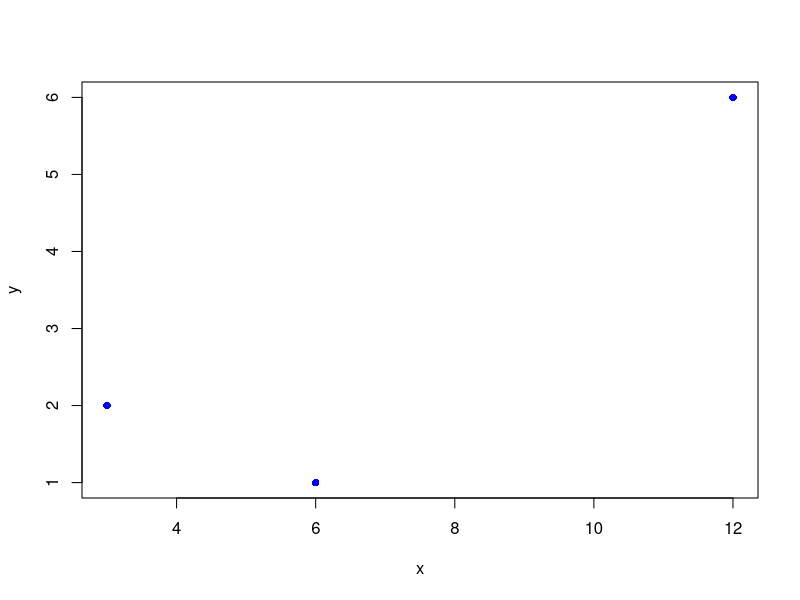
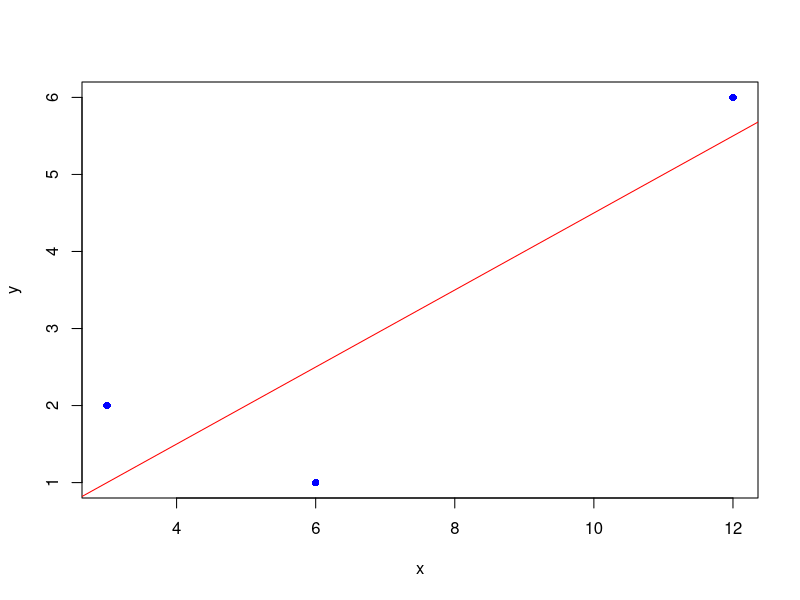
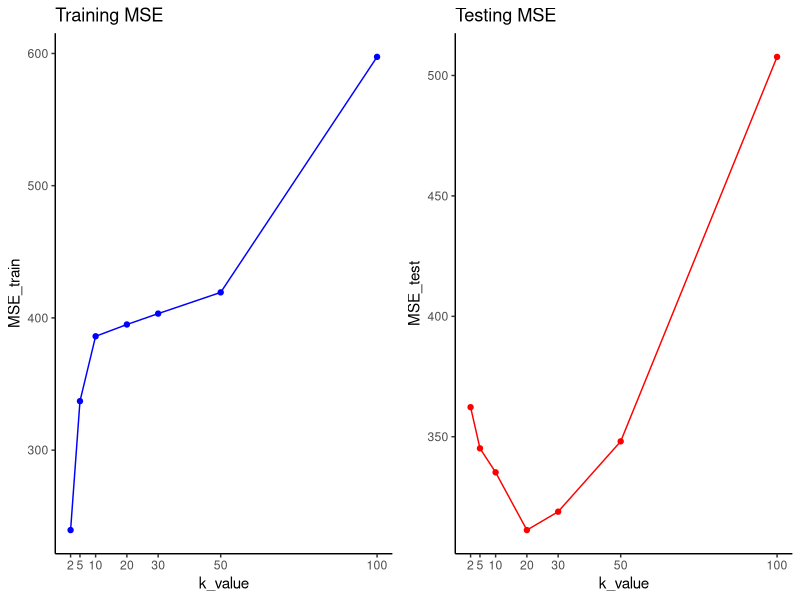
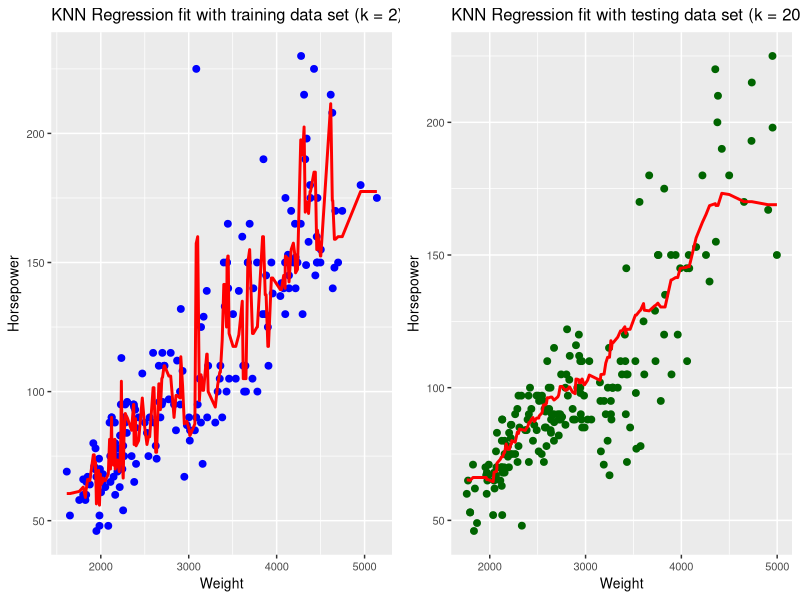
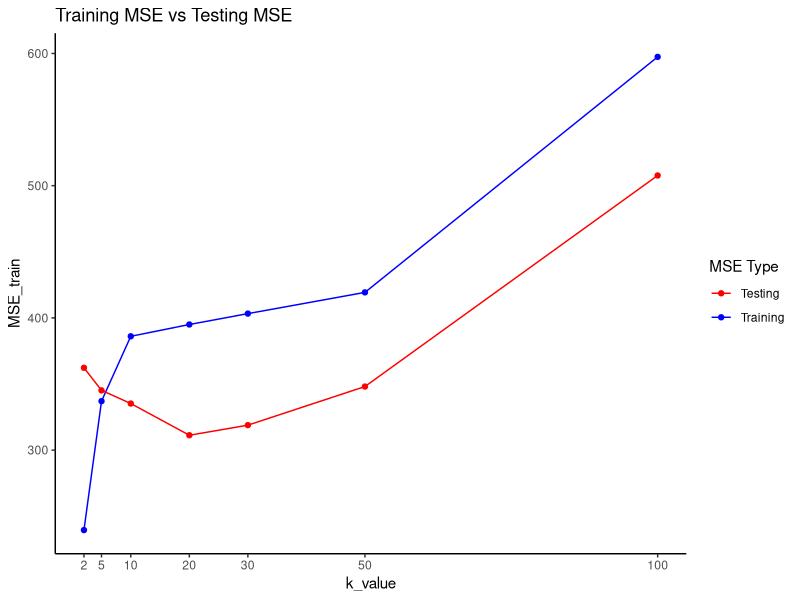

These charts were generated, in order, by the following R code:
## ---- chunk 1
#A given dataset
x <- c(3, 6, 12)
y <- c(2, 1, 6)
#Plot the dataset
plot(x, y, pch=16, col = "blue")
## ---- chunk 2
data_exam <- data.frame(x, y)
plot(data_exam$x, data_exam$y, pch=16, col = "blue", xlab = "x", ylab = "y")
abline(lm(y ~ x, data = data_exam), col = "red")
## ---- chunk 3
MSE_table <- data.frame(
  Model = c("f0(x)", "f1(x)"),
  MSE_train = c(4.667, 1.167),
  MSE_test = c(1, 2.25)
)
MSE_table
## ---- chunk 4
#Load libraby
library(tidyverse)
library(ggplot2)
library(gridExtra)
## ---- chunk 5
# Input data sources
auto_test <- read.csv("AutoTest.csv")
auto_train <- read.csv("AutoTrain.csv")
head(auto_train, 5)
head(auto_test, 5)
## ---- chunk 6
#Training predictor values
x_train <- auto_train$weight
#Training response values
y_train <- auto_train$horsepower
#Testing predictor values
x_test <- auto_test$weight
#Testing response values
y_test <- auto_test$horsepower
#Value of k
k_values <- c(2, 5, 10, 20, 30, 50, 100)
## ---- chunk 7
kNN <- function(k,x.train,y.train,x.pred) {
  n.pred <- length(x.pred);		y.pred <- numeric(n.pred)
  for (i in 1:n.pred){
    d <- abs(x.train - x.pred[i])
    dstar = d[order(d)[k]]
    y.pred[i] <- mean(y.train[d <= dstar])		
  }
  # Return the vector of predictions
  invisible(y.pred)
}
## ---- chunk 8
mse_tr <- c()
for (k in k_values) {
  y_pred_tr = kNN(k, x_train, y_train, x_train)
  regr_mse_tr = mean((y_pred_tr - y_train)^2)
  mse_tr <- c(mse_tr, regr_mse_tr)
  cmd <- sprintf("with k = %s, the Training MSE is %f ", k, regr_mse_tr)
  print(cmd)
}
## ---- chunk 9
mse_te <- c()
for (k in k_values) {
  y_pred_te = kNN(k, x_train, y_train, x_test)
  regr_mse_te = mean((y_pred_te - y_test)^2)
  mse_te <- c(mse_te, regr_mse_te)
  cmd <- sprintf("with k = %s, the Testing MSE is %f ", k, regr_mse_te)
  print(cmd)
}
## ---- chunk 10
#Create a MSE result table
df_MSE <- data.frame(
  k_value = k_values,
  MSE_train = mse_tr,
  MSE_test = mse_te
)
df_MSE
## ---- chunk 11
#Plot Training MSE
p1 <- ggplot(data = df_MSE,
             mapping = aes(x = k_value, y = MSE_train))+
  geom_line(color = "blue")+
  geom_point(color = "blue")+
  scale_x_continuous(breaks = c(2, 5, 10, 20, 30, 50, 100))+
  theme(panel.grid.major = element_blank(), panel.grid.minor = element_blank(),
        panel.background = element_blank(), axis.line = element_line(colour = "black"))+
  ggtitle("Training MSE")

#Plot Training MSE
p2 <- ggplot(data = df_MSE,
             mapping = aes(x = k_value, y = MSE_test))+
  geom_line(color = "red")+
  geom_point(color = "red")+
  scale_x_continuous(breaks = c(2, 5, 10, 20, 30, 50, 100))+
  theme(panel.grid.major = element_blank(), panel.grid.minor = element_blank(),
        panel.background = element_blank(), axis.line = element_line(colour = "black"))+
  ggtitle("Testing MSE")

grid.arrange(p1, p2, nrow = 1)
## ---- chunk 12
#Create data frame of predictions with k = 2 for training dataset
predictions_tr2 <- data.frame(
  weight_train = x_train,
  horsepower_train = y_train,
  horsepower_pred = kNN(2, x_train, y_train, x_train)
)
head(predictions_tr2, 5)

#Create data frame of predictions with k = 20 for testing dataset
predictions_te20 <- data.frame(
  weight_test = x_test,
  horsepower_test = y_test,
  horsepower_pred = kNN(20, x_train, y_train, x_test)
)
head(predictions_te20, 5)
## ---- chunk 13
#plot training data set
train_plot <- ggplot(data= predictions_tr2)+
  geom_point(
    mapping = aes(x = weight_train, y = horsepower_train),
    size = 2 , color = "blue")+
  geom_line(
    mapping = aes(x = weight_train, y = horsepower_pred),
    linewidth = 1, color = "red")+
  labs(
    title = "KNN Regression fit with training data set (k = 2)",
    x = "Weight", y = "Horsepower")+
  theme(text = element_text(size=10))

#plot testing data set
test_plot <- ggplot(data= predictions_te20)+
  geom_point(
    mapping = aes(x = weight_test, y = horsepower_test),
    size = 2 , color = "darkgreen")+
  geom_line(
    mapping = aes(x = weight_test, y = horsepower_pred),
    linewidth = 1, color = "red")+
  labs(
    title = "KNN Regression fit with testing data set (k = 20)",
    x = "Weight", y = "Horsepower")+
  theme(text = element_text(size=10))

grid.arrange(train_plot, test_plot, nrow = 1)
## ---- chunk 14
ggplot(data = df_MSE)+
  geom_line(mapping = aes(x = k_value, y = MSE_train, color = "Training"))+
  geom_point(mapping = aes(x = k_value, y = MSE_train, color = "Training"))+
  geom_line(mapping = aes(x = k_value, y = MSE_test, color = "Testing"))+
  geom_point(mapping = aes(x = k_value, y = MSE_test, color = "Testing"))+
  scale_x_continuous(breaks = c(2, 5, 10, 20, 30, 50, 100))+
  scale_color_manual(values = c("red", "blue"), name = "MSE Type", labels = c("Testing", "Training"))+
  theme(panel.grid.major = element_blank(), panel.grid.minor = element_blank(),
        panel.background = element_blank(), axis.line = element_line(colour = "black"),
        legend.position = "right")+
  ggtitle("Training MSE vs Testing MSE")
